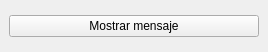
<?xml version="1.0" encoding="UTF-8"?>
<ui version="4.0">
 <class>MainWindow</class>
 <widget class="QMainWindow" name="MainWindow">
  <property name="geometry">
   <rect>
    <x>0</x>
    <y>0</y>
    <width>268</width>
    <height>52</height>
   </rect>
  </property>
  <property name="windowTitle">
   <string>MainWindow</string>
  </property>
  <widget class="QWidget" name="centralwidget">
   <layout class="QVBoxLayout" name="verticalLayout">
    <item>
     <widget class="QPushButton" name="mostrar_mensaje">
      <property name="text">
       <string>Mostrar mensaje</string>
      </property>
     </widget>
    </item>
   </layout>
  </widget>
 </widget>
 <resources/>
 <connections/>
</ui>
